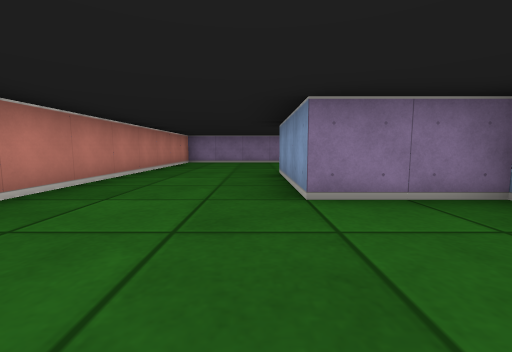
view 1 (above)

14 first-person views from a walk through a cub3D ray-caster map. The camera is about half as high as the walls, tilts 6° down and sees 90° across. The floor is counted in squares. Each view is taken from the middle of a square. On the plan, view 1 faces up. The plan holds only what a view shows up to about 9 squares ahead; the rest is blank.

view 2
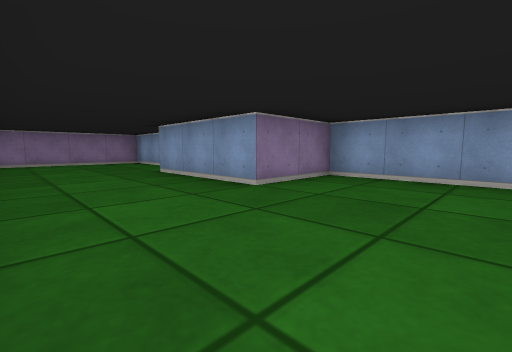

view 3
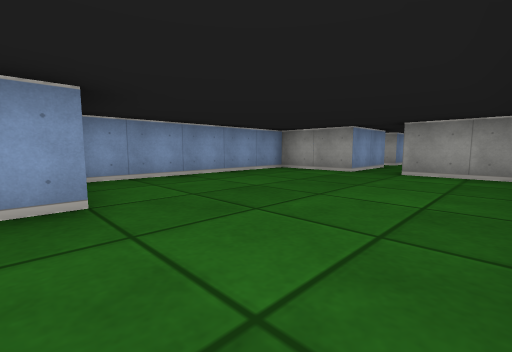

view 4
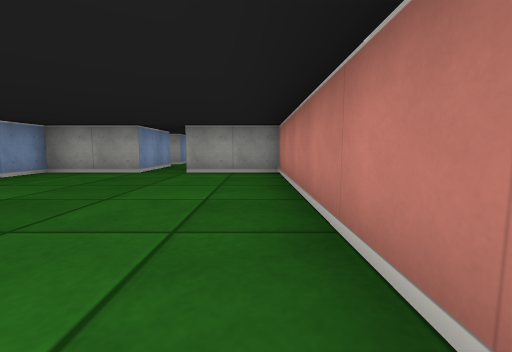

view 5
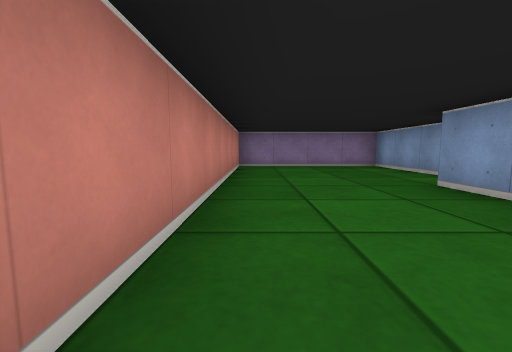

view 6
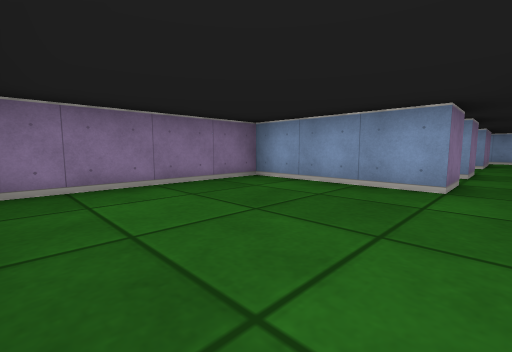

view 7
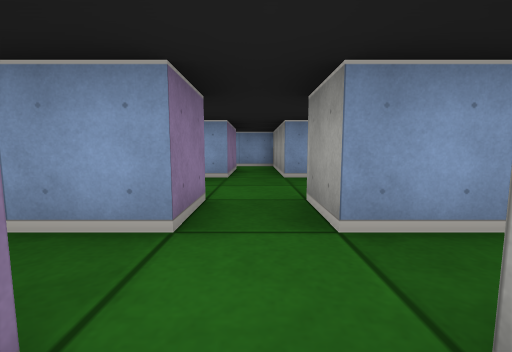

view 8
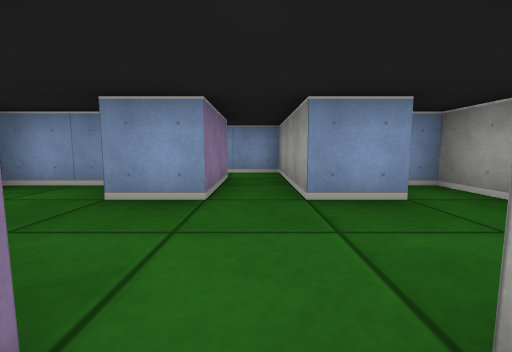

view 9
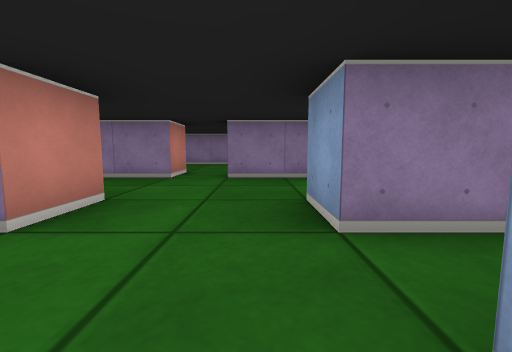

view 10
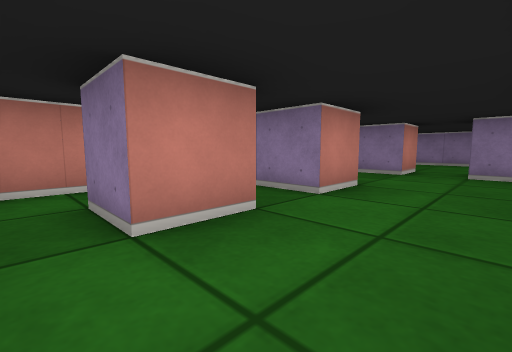

view 11
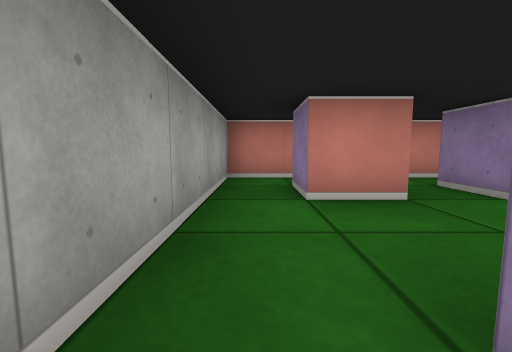

view 12
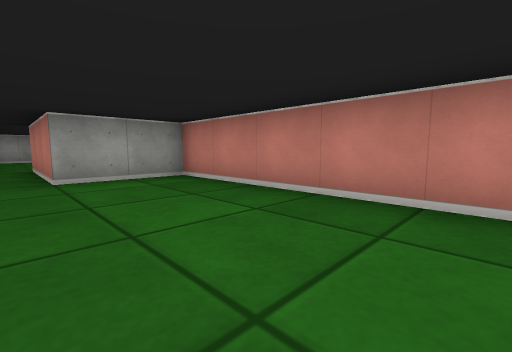

view 13
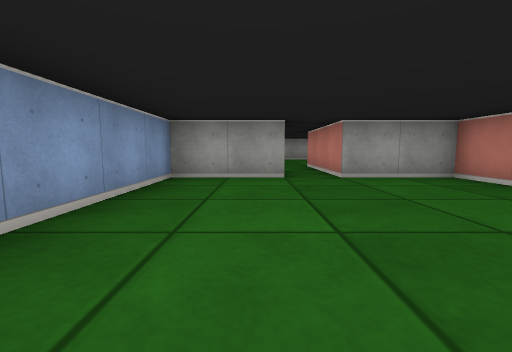

view 14
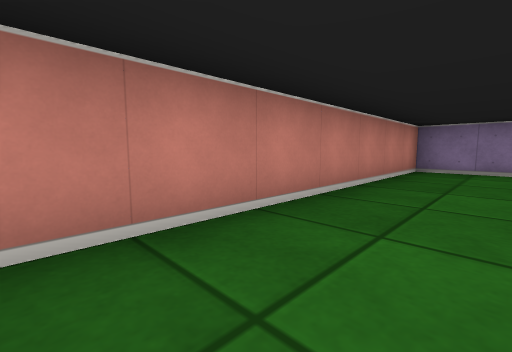

### Floor plan
Ten units are one square. View 1 is at (0, 0); x grows to the right and y downward. Boxes are objects, and circles mark ways between rooms. Rooms are numbered by the first view taken in them; rooms with no view inside come last. Other rooms are left out.
<svg viewBox="-30 -105 120 145">
<path fill="none" stroke="#000" d="M25 -65 15 -65 15 -95 -25 -95 -25 25 -5 25M5 25 25 25 25 -25 5 -25 5 -55M45 -76 45 -65 35 -65 35 -75M45 -55 45 -45 35 -45 35 -55 45 -55M25 -72 25 -65M45 -95 32 -95M75 -80 75 -95M65 -44 65 -55 85 -55M70 -95 55 -95M25 -48 25 -35 75 -35 75 -40M85 -65 65 -65 65 -75"/>
<circle cx="20" cy="-60" r="3" fill="#2a7"/>
<text x="0" y="-30">1</text>
<text x="50" y="-70">2</text>
</svg>
Room 1 opens to room 2.

Where each view was taken, in squares from view 1:
view 1: 0 up, 0 right, facing up
view 2: 0 up, 2 left, facing up-right
view 3: 3 up, 2 left, facing down-right
view 4: 3 up, 2 left, facing down
view 5: 2 up, 2 left, facing up
view 6: 6 up, 2 left, facing up-right
view 7: 6 up, 2 right, facing right
view 8: 6 up, 4 right, facing right
view 9: 5 up, 6 right, facing up
view 10: 4 up, 6 right, facing up-left
view 11: 4 up, 7 right, facing left
view 12: 2 up, 0 right, facing down-left
view 13: 2 up, 1 right, facing down
view 14: 3 up, 1 left, facing up-left
